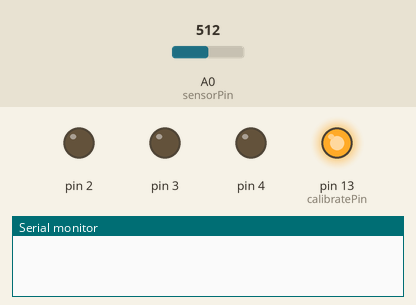
The sketch below on a simulated Arduino Uno, built with avr-gcc and run on an emulated ATmega328P. On the bench: output pins drawn as LEDs (lit = HIGH), the last lines printed to the serial monitor. The test bench sets the inputs (shaded band); at power-on: A0 (sensorPin) = 512.

Above: at 0.1 s.
At 6.2 s:
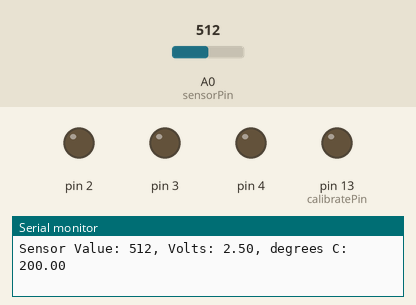
6.3 s: A0 (sensorPin) set to 306
9.3 s: A0 (sensorPin) set to 323
Timing chart, 0 to 12.3 s (numbered marks = the images above; inputs shaded):
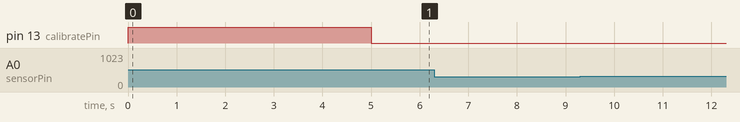

The sketch:

temperature_sensor_code.ino
```cpp
//Author: George Boateng
//Title: This program measures the ambient temperature from a temperature sensor connected to an Arduino board and then
//       turns on 3 LEDs incrementally as the temperature changes in increments of 2 degrees above a baseline temperature

const int sensorPin = A0;  //setting up sensor pin connected to AnalogIn pin 0
const int calibratePin = 13; //setting up pin for on-board LED to indicate callibration
float baselineTemp = 0.0;
int sensorValue = 0;


void setup(){
  Serial.begin(9600); //opens a serial port

  //Set up and initialize output pins connected to the 3 LEDs
  for (int pinNumber = 2; pinNumber< 5; pinNumber++){
    pinMode(pinNumber, OUTPUT);
    digitalWrite(pinNumber, LOW);
  }

  //Turn on-board LED on to indicate callibration
  pinMode(calibratePin, OUTPUT);
  digitalWrite(calibratePin, HIGH);

   //Calibrate during the first five seconds
  while (millis() < 5000) {
    sensorValue = analogRead(sensorPin);

    // Record the maximum sensor value
    if (sensorValue > baselineTemp) {
      baselineTemp = sensorValue;
    }

  }

  // Signal the end of the calibration period
  digitalWrite(calibratePin, LOW);
}

void loop() {
  //Read the value on sensor pin and store it in a variable
  int sensorVal = analogRead(sensorPin); //Getting input from temp sensor

  //Send the sensor value out the serial port
  Serial.print("Sensor Value: ");
  Serial.print(sensorVal);

  //Convert the ADC reading to voltage
  float voltage = (sensorVal/1024.0) * 5.0;

  // Send the voltage level out the Serial port
  Serial.print(", Volts: ");
  Serial.print(voltage);

  //Convert the voltage to temperature in degrees
  //the sensor changes 10 mV per degree
  //the datasheet says there's a 500 mV offset
  //((volatge - 500mV) times 100)
  Serial.print(", degrees C: ");
  float temperature = (voltage -.5)* 100;
  Serial.println(temperature);

  //Turn off the LEDs when the temperature is below the baseline temperature
  if (temperature < baselineTemp){
    digitalWrite(2, LOW);
    digitalWrite(3, LOW);
    digitalWrite(4, LOW);

  //Turn on the first LED when the temperature is increases beyond the baseline temperature by 2-4 degress
  }else if (temperature >= (baselineTemp+2) && temperature < (baselineTemp+4)){
    digitalWrite(2, HIGH);
    digitalWrite(3, LOW);
    digitalWrite(4, LOW);


  //Turn on the first 2 LEDs when the temperature is increases beyond the baseline temperature by 4-6 degress
  }else if (temperature >= (baselineTemp+4) && temperature < (baselineTemp+6)){
    digitalWrite(2, HIGH);
    digitalWrite(3, HIGH);
    digitalWrite(4, LOW);


  //Turn on all the 3 LEDs when the temperature  increases beyond the baseline temperature by 6 or more degress
  }else if (temperature >= (baselineTemp+6)){
    digitalWrite(2, HIGH);
    digitalWrite(3, HIGH);
    digitalWrite(4, HIGH);
  }
  delay(1);
}
```
